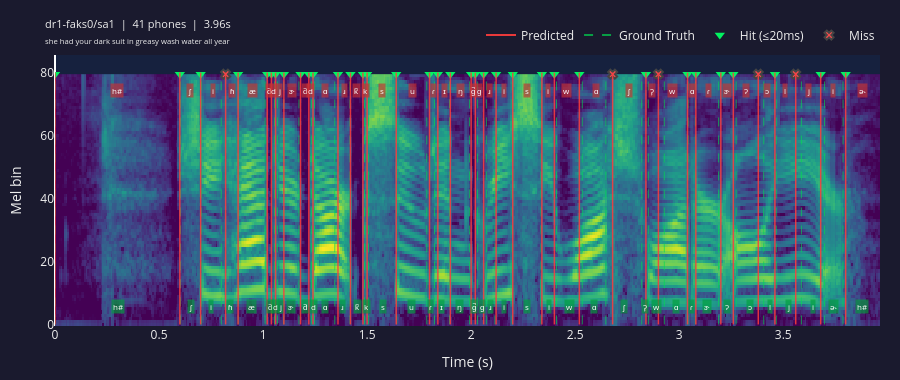

Here is the notebook cell this chart was saved with:
### Code cell
# nbformat>=4.2.0
# plotly
import sys
sys.path.append("/work/nvme/bbjs/sbharadwaj/powsm/xeuspr/")
from src.recipe.segmentation.local.viz_segmentation import HFAudioSource, SegViz
import glob

JSONL_PATTERN="/work/nvme/bbjs/sbharadwaj/powsm/xeuspr/exp/runs/inf_segmentation/seg_pxeus_frac1_0.ontimit/seg_pxeus.greedyTrue.0.jsonl"
audio = HFAudioSource("changelinglab/timit-segment", split="test")
viz = SegViz(audio_src=audio).from_shards(glob.glob(JSONL_PATTERN))
viz.show("dr1-faks0/sa1")     # inline figure in notebook
# viz.export("report.html")       # shareable HTML

### Figure 1 — Plotly figure (JSON) as saved in the notebook; plotly's stock layout.template omitted (floating-point values rounded to 4 significant figures; data arrays with more than 128 entries replaced by an {"elided": "..."} marker saying what was removed)
{"data": [{"colorscale": [[0, "#440154"], [0.1111, "#482878"], [0.2222, "#3e4989"], [0.3333, "#31688e"], [0.4444, "#26828e"], [0.5556, "#1f9e89"], [0.6667, "#35b779"], [0.7778, "#6ece58"], [0.8889, "#b5de2b"], [1, "#fde725"]], "hoverinfo": "skip", "showscale": false, "type": "heatmap", "x": {"elided": "497 float values"}, "y": [0, 1, 2, 3, 4, 5, 6, 7, 8, 9, 10, 11, 12, 13, 14, 15, 16, 17, 18, 19, 20, 21, 22, 23, 24, 25, 26, 27, 28, 29, 30, 31, 32, 33, 34, 35, 36, 37, 38, 39, 40, 41, 42, 43, 44, 45, 46, 47, 48, 49, 50, 51, 52, 53, 54, 55, 56, 57, 58, 59, 60, 61, 62, 63, 64, 65, 66, 67, 68, 69, 70, 71, 72, 73, 74, 75, 76, 77, 78, 79], "z": {"elided": "80x497 float values"}}, {"line": {"color": "rgba(255,60,60,0.9)", "width": 2}, "mode": "lines", "name": "Predicted", "type": "scatter", "x": [null], "y": [null]}, {"line": {"color": "rgba(0,220,80,0.9)", "dash": "dash", "width": 1.5}, "mode": "lines", "name": "Ground Truth", "type": "scatter", "x": [null], "y": [null]}, {"marker": {"color": "rgba(0,255,100,0.95)", "size": 9, "symbol": "triangle-down"}, "mode": "markers", "name": "Hit (≤20ms)", "type": "scatter", "x": [0, 0.6, 0.7, 0.88, 1.02, 1.04, 1.06, 1.1, 1.18, 1.22, 1.24, 1.36, 1.42, 1.48, 1.5, 1.64, 1.8, 1.84, 1.9, 2, 2.02, 2.06, 2.12, 2.2, 2.34, 2.4, 2.52, 2.84, 3.04, 3.08, 3.2, 3.26, 3.46, 3.68, 3.8], "y": [79.5, 79.5, 79.5, 79.5, 79.5, 79.5, 79.5, 79.5, 79.5, 79.5, 79.5, 79.5, 79.5, 79.5, 79.5, 79.5, 79.5, 79.5, 79.5, 79.5, 79.5, 79.5, 79.5, 79.5, 79.5, 79.5, 79.5, 79.5, 79.5, 79.5, 79.5, 79.5, 79.5, 79.5, 79.5]}, {"marker": {"color": "rgba(255,80,80,0.95)", "line": {"width": 2}, "size": 8, "symbol": "x"}, "mode": "markers", "name": "Miss", "type": "scatter", "x": [0.82, 2.68, 2.9, 3.38, 3.56], "y": [79.5, 79.5, 79.5, 79.5, 79.5]}], "layout": {"annotations": [{"bgcolor": "rgba(0,160,60,0.65)", "font": {"color": "white", "size": 8}, "showarrow": false, "text": "h#", "x": 0.3013, "xanchor": "center", "y": 5.6}, {"bgcolor": "rgba(0,160,60,0.65)", "font": {"color": "white", "size": 8}, "showarrow": false, "text": "ʃ", "x": 0.6525, "xanchor": "center", "y": 5.6}, {"bgcolor": "rgba(0,160,60,0.65)", "font": {"color": "white", "size": 8}, "showarrow": false, "text": "i", "x": 0.7507, "xanchor": "center", "y": 5.6}, {"bgcolor": "rgba(0,160,60,0.65)", "font": {"color": "white", "size": 8}, "showarrow": false, "text": "ɦ", "x": 0.8394, "xanchor": "center", "y": 5.6}, {"bgcolor": "rgba(0,160,60,0.65)", "font": {"color": "white", "size": 8}, "showarrow": false, "text": "æ", "x": 0.9448, "xanchor": "center", "y": 5.6}, {"bgcolor": "rgba(0,160,60,0.65)", "font": {"color": "white", "size": 8}, "showarrow": false, "text": "d̚", "x": 1.032, "xanchor": "center", "y": 5.6}, {"bgcolor": "rgba(0,160,60,0.65)", "font": {"color": "white", "size": 8}, "showarrow": false, "text": "d", "x": 1.062, "xanchor": "center", "y": 5.6}, {"bgcolor": "rgba(0,160,60,0.65)", "font": {"color": "white", "size": 8}, "showarrow": false, "text": "j", "x": 1.084, "xanchor": "center", "y": 5.6}, {"bgcolor": "rgba(0,160,60,0.65)", "font": {"color": "white", "size": 8}, "showarrow": false, "text": "ɜ˞", "x": 1.136, "xanchor": "center", "y": 5.6}, {"bgcolor": "rgba(0,160,60,0.65)", "font": {"color": "white", "size": 8}, "showarrow": false, "text": "d̚", "x": 1.203, "xanchor": "center", "y": 5.6}, {"bgcolor": "rgba(0,160,60,0.65)", "font": {"color": "white", "size": 8}, "showarrow": false, "text": "d", "x": 1.24, "xanchor": "center", "y": 5.6}, {"bgcolor": "rgba(0,160,60,0.65)", "font": {"color": "white", "size": 8}, "showarrow": false, "text": "ɑ", "x": 1.296, "xanchor": "center", "y": 5.6}, {"bgcolor": "rgba(0,160,60,0.65)", "font": {"color": "white", "size": 8}, "showarrow": false, "text": "ɹ", "x": 1.381, "xanchor": "center", "y": 5.6}, {"bgcolor": "rgba(0,160,60,0.65)", "font": {"color": "white", "size": 8}, "showarrow": false, "text": "k̚", "x": 1.453, "xanchor": "center", "y": 5.6}, {"bgcolor": "rgba(0,160,60,0.65)", "font": {"color": "white", "size": 8}, "showarrow": false, "text": "k", "x": 1.497, "xanchor": "center", "y": 5.6}, {"bgcolor": "rgba(0,160,60,0.65)", "font": {"color": "white", "size": 8}, "showarrow": false, "text": "s", "x": 1.575, "xanchor": "center", "y": 5.6}, {"bgcolor": "rgba(0,160,60,0.65)", "font": {"color": "white", "size": 8}, "showarrow": false, "text": "u", "x": 1.715, "xanchor": "center", "y": 5.6}, {"bgcolor": "rgba(0,160,60,0.65)", "font": {"color": "white", "size": 8}, "showarrow": false, "text": "ɾ", "x": 1.805, "xanchor": "center", "y": 5.6}, {"bgcolor": "rgba(0,160,60,0.65)", "font": {"color": "white", "size": 8}, "showarrow": false, "text": "ɪ", "x": 1.86, "xanchor": "center", "y": 5.6}, {"bgcolor": "rgba(0,160,60,0.65)", "font": {"color": "white", "size": 8}, "showarrow": false, "text": "ŋ", "x": 1.944, "xanchor": "center", "y": 5.6}, {"bgcolor": "rgba(0,160,60,0.65)", "font": {"color": "white", "size": 8}, "showarrow": false, "text": "ɡ̚", "x": 2.012, "xanchor": "center", "y": 5.6}, {"bgcolor": "rgba(0,160,60,0.65)", "font": {"color": "white", "size": 8}, "showarrow": false, "text": "ɡ", "x": 2.052, "xanchor": "center", "y": 5.6}, {"bgcolor": "rgba(0,160,60,0.65)", "font": {"color": "white", "size": 8}, "showarrow": false, "text": "ɹ", "x": 2.094, "xanchor": "center", "y": 5.6}, {"bgcolor": "rgba(0,160,60,0.65)", "font": {"color": "white", "size": 8}, "showarrow": false, "text": "i", "x": 2.156, "xanchor": "center", "y": 5.6}, {"bgcolor": "rgba(0,160,60,0.65)", "font": {"color": "white", "size": 8}, "showarrow": false, "text": "s", "x": 2.266, "xanchor": "center", "y": 5.6}, {"bgcolor": "rgba(0,160,60,0.65)", "font": {"color": "white", "size": 8}, "showarrow": false, "text": "i", "x": 2.373, "xanchor": "center", "y": 5.6}, {"bgcolor": "rgba(0,160,60,0.65)", "font": {"color": "white", "size": 8}, "showarrow": false, "text": "w", "x": 2.472, "xanchor": "center", "y": 5.6}, {"bgcolor": "rgba(0,160,60,0.65)", "font": {"color": "white", "size": 8}, "showarrow": false, "text": "ɑ", "x": 2.591, "xanchor": "center", "y": 5.6}, {"bgcolor": "rgba(0,160,60,0.65)", "font": {"color": "white", "size": 8}, "showarrow": false, "text": "ʃ", "x": 2.734, "xanchor": "center", "y": 5.6}, {"bgcolor": "rgba(0,160,60,0.65)", "font": {"color": "white", "size": 8}, "showarrow": false, "text": "ʔ̞", "x": 2.836, "xanchor": "center", "y": 5.6}, {"bgcolor": "rgba(0,160,60,0.65)", "font": {"color": "white", "size": 8}, "showarrow": false, "text": "w", "x": 2.89, "xanchor": "center", "y": 5.6}, {"bgcolor": "rgba(0,160,60,0.65)", "font": {"color": "white", "size": 8}, "showarrow": false, "text": "ɑ", "x": 2.985, "xanchor": "center", "y": 5.6}, {"bgcolor": "rgba(0,160,60,0.65)", "font": {"color": "white", "size": 8}, "showarrow": false, "text": "ɾ", "x": 3.06, "xanchor": "center", "y": 5.6}, {"bgcolor": "rgba(0,160,60,0.65)", "font": {"color": "white", "size": 8}, "showarrow": false, "text": "ɜ˞", "x": 3.134, "xanchor": "center", "y": 5.6}, {"bgcolor": "rgba(0,160,60,0.65)", "font": {"color": "white", "size": 8}, "showarrow": false, "text": "ʔ", "x": 3.232, "xanchor": "center", "y": 5.6}, {"bgcolor": "rgba(0,160,60,0.65)", "font": {"color": "white", "size": 8}, "showarrow": false, "text": "ɔ", "x": 3.34, "xanchor": "center", "y": 5.6}, {"bgcolor": "rgba(0,160,60,0.65)", "font": {"color": "white", "size": 8}, "showarrow": false, "text": "l", "x": 3.436, "xanchor": "center", "y": 5.6}, {"bgcolor": "rgba(0,160,60,0.65)", "font": {"color": "white", "size": 8}, "showarrow": false, "text": "j", "x": 3.527, "xanchor": "center", "y": 5.6}, {"bgcolor": "rgba(0,160,60,0.65)", "font": {"color": "white", "size": 8}, "showarrow": false, "text": "i", "x": 3.643, "xanchor": "center", "y": 5.6}, {"bgcolor": "rgba(0,160,60,0.65)", "font": {"color": "white", "size": 8}, "showarrow": false, "text": "ə˞", "x": 3.743, "xanchor": "center", "y": 5.6}, {"bgcolor": "rgba(0,160,60,0.65)", "font": {"color": "white", "size": 8}, "showarrow": false, "text": "h#", "x": 3.876, "xanchor": "center", "y": 5.6}, {"bgcolor": "rgba(200,50,50,0.65)", "font": {"color": "white", "size": 8}, "showarrow": false, "text": "h#", "x": 0.3, "xanchor": "center", "y": 74.4}, {"bgcolor": "rgba(200,50,50,0.65)", "font": {"color": "white", "size": 8}, "showarrow": false, "text": "ʃ", "x": 0.65, "xanchor": "center", "y": 74.4}, {"bgcolor": "rgba(200,50,50,0.65)", "font": {"color": "white", "size": 8}, "showarrow": false, "text": "i", "x": 0.76, "xanchor": "center", "y": 74.4}, {"bgcolor": "rgba(200,50,50,0.65)", "font": {"color": "white", "size": 8}, "showarrow": false, "text": "ɦ", "x": 0.85, "xanchor": "center", "y": 74.4}, {"bgcolor": "rgba(200,50,50,0.65)", "font": {"color": "white", "size": 8}, "showarrow": false, "text": "æ", "x": 0.95, "xanchor": "center", "y": 74.4}, {"bgcolor": "rgba(200,50,50,0.65)", "font": {"color": "white", "size": 8}, "showarrow": false, "text": "d̚", "x": 1.03, "xanchor": "center", "y": 74.4}, {"bgcolor": "rgba(200,50,50,0.65)", "font": {"color": "white", "size": 8}, "showarrow": false, "text": "d", "x": 1.05, "xanchor": "center", "y": 74.4}, {"bgcolor": "rgba(200,50,50,0.65)", "font": {"color": "white", "size": 8}, "showarrow": false, "text": "j", "x": 1.08, "xanchor": "center", "y": 74.4}, {"bgcolor": "rgba(200,50,50,0.65)", "font": {"color": "white", "size": 8}, "showarrow": false, "text": "ɜ˞", "x": 1.14, "xanchor": "center", "y": 74.4}, {"bgcolor": "rgba(200,50,50,0.65)", "font": {"color": "white", "size": 8}, "showarrow": false, "text": "d̚", "x": 1.2, "xanchor": "center", "y": 74.4}, {"bgcolor": "rgba(200,50,50,0.65)", "font": {"color": "white", "size": 8}, "showarrow": false, "text": "d", "x": 1.23, "xanchor": "center", "y": 74.4}, {"bgcolor": "rgba(200,50,50,0.65)", "font": {"color": "white", "size": 8}, "showarrow": false, "text": "ɑ", "x": 1.3, "xanchor": "center", "y": 74.4}, {"bgcolor": "rgba(200,50,50,0.65)", "font": {"color": "white", "size": 8}, "showarrow": false, "text": "ɹ", "x": 1.39, "xanchor": "center", "y": 74.4}, {"bgcolor": "rgba(200,50,50,0.65)", "font": {"color": "white", "size": 8}, "showarrow": false, "text": "k̚", "x": 1.45, "xanchor": "center", "y": 74.4}, {"bgcolor": "rgba(200,50,50,0.65)", "font": {"color": "white", "size": 8}, "showarrow": false, "text": "k", "x": 1.49, "xanchor": "center", "y": 74.4}, {"bgcolor": "rgba(200,50,50,0.65)", "font": {"color": "white", "size": 8}, "showarrow": false, "text": "s", "x": 1.57, "xanchor": "center", "y": 74.4}, {"bgcolor": "rgba(200,50,50,0.65)", "font": {"color": "white", "size": 8}, "showarrow": false, "text": "u", "x": 1.72, "xanchor": "center", "y": 74.4}, {"bgcolor": "rgba(200,50,50,0.65)", "font": {"color": "white", "size": 8}, "showarrow": false, "text": "ɾ", "x": 1.82, "xanchor": "center", "y": 74.4}, {"bgcolor": "rgba(200,50,50,0.65)", "font": {"color": "white", "size": 8}, "showarrow": false, "text": "ɪ", "x": 1.87, "xanchor": "center", "y": 74.4}, {"bgcolor": "rgba(200,50,50,0.65)", "font": {"color": "white", "size": 8}, "showarrow": false, "text": "ŋ", "x": 1.95, "xanchor": "center", "y": 74.4}, {"bgcolor": "rgba(200,50,50,0.65)", "font": {"color": "white", "size": 8}, "showarrow": false, "text": "ɡ̚", "x": 2.01, "xanchor": "center", "y": 74.4}, {"bgcolor": "rgba(200,50,50,0.65)", "font": {"color": "white", "size": 8}, "showarrow": false, "text": "ɡ", "x": 2.04, "xanchor": "center", "y": 74.4}, {"bgcolor": "rgba(200,50,50,0.65)", "font": {"color": "white", "size": 8}, "showarrow": false, "text": "ɹ", "x": 2.09, "xanchor": "center", "y": 74.4}, {"bgcolor": "rgba(200,50,50,0.65)", "font": {"color": "white", "size": 8}, "showarrow": false, "text": "i", "x": 2.16, "xanchor": "center", "y": 74.4}, {"bgcolor": "rgba(200,50,50,0.65)", "font": {"color": "white", "size": 8}, "showarrow": false, "text": "s", "x": 2.27, "xanchor": "center", "y": 74.4}, {"bgcolor": "rgba(200,50,50,0.65)", "font": {"color": "white", "size": 8}, "showarrow": false, "text": "i", "x": 2.37, "xanchor": "center", "y": 74.4}, {"bgcolor": "rgba(200,50,50,0.65)", "font": {"color": "white", "size": 8}, "showarrow": false, "text": "w", "x": 2.46, "xanchor": "center", "y": 74.4}, {"bgcolor": "rgba(200,50,50,0.65)", "font": {"color": "white", "size": 8}, "showarrow": false, "text": "ɑ", "x": 2.6, "xanchor": "center", "y": 74.4}, {"bgcolor": "rgba(200,50,50,0.65)", "font": {"color": "white", "size": 8}, "showarrow": false, "text": "ʃ", "x": 2.76, "xanchor": "center", "y": 74.4}, {"bgcolor": "rgba(200,50,50,0.65)", "font": {"color": "white", "size": 8}, "showarrow": false, "text": "ʔ̞", "x": 2.87, "xanchor": "center", "y": 74.4}, {"bgcolor": "rgba(200,50,50,0.65)", "font": {"color": "white", "size": 8}, "showarrow": false, "text": "w", "x": 2.97, "xanchor": "center", "y": 74.4}, {"bgcolor": "rgba(200,50,50,0.65)", "font": {"color": "white", "size": 8}, "showarrow": false, "text": "ɑ", "x": 3.06, "xanchor": "center", "y": 74.4}, {"bgcolor": "rgba(200,50,50,0.65)", "font": {"color": "white", "size": 8}, "showarrow": false, "text": "ɾ", "x": 3.14, "xanchor": "center", "y": 74.4}, {"bgcolor": "rgba(200,50,50,0.65)", "font": {"color": "white", "size": 8}, "showarrow": false, "text": "ɜ˞", "x": 3.23, "xanchor": "center", "y": 74.4}, {"bgcolor": "rgba(200,50,50,0.65)", "font": {"color": "white", "size": 8}, "showarrow": false, "text": "ʔ", "x": 3.32, "xanchor": "center", "y": 74.4}, {"bgcolor": "rgba(200,50,50,0.65)", "font": {"color": "white", "size": 8}, "showarrow": false, "text": "ɔ", "x": 3.42, "xanchor": "center", "y": 74.4}, {"bgcolor": "rgba(200,50,50,0.65)", "font": {"color": "white", "size": 8}, "showarrow": false, "text": "l", "x": 3.51, "xanchor": "center", "y": 74.4}, {"bgcolor": "rgba(200,50,50,0.65)", "font": {"color": "white", "size": 8}, "showarrow": false, "text": "j", "x": 3.62, "xanchor": "center", "y": 74.4}, {"bgcolor": "rgba(200,50,50,0.65)", "font": {"color": "white", "size": 8}, "showarrow": false, "text": "i", "x": 3.74, "xanchor": "center", "y": 74.4}, {"bgcolor": "rgba(200,50,50,0.65)", "font": {"color": "white", "size": 8}, "showarrow": false, "text": "ə˞", "x": 3.88, "xanchor": "center", "y": 74.4}], "font": {"color": "#eee"}, "height": 380, "legend": {"orientation": "h", "x": 1, "xanchor": "right", "y": 1.02, "yanchor": "bottom"}, "margin": {"b": 50, "l": 55, "r": 20, "t": 55}, "paper_bgcolor": "#1a1a2e", "plot_bgcolor": "#16213e", "shapes": [{"layer": "above", "line": {"color": "rgba(0,220,80,0.65)", "dash": "dash", "width": 1}, "type": "line", "x0": 0, "x1": 0, "y0": 0, "y1": 80}, {"layer": "above", "line": {"color": "rgba(0,220,80,0.65)", "dash": "dash", "width": 1}, "type": "line", "x0": 0.6025, "x1": 0.6025, "y0": 0, "y1": 80}, {"layer": "above", "line": {"color": "rgba(0,220,80,0.65)", "dash": "dash", "width": 1}, "type": "line", "x0": 0.7025, "x1": 0.7025, "y0": 0, "y1": 80}, {"layer": "above", "line": {"color": "rgba(0,220,80,0.65)", "dash": "dash", "width": 1}, "type": "line", "x0": 0.7989, "x1": 0.7989, "y0": 0, "y1": 80}, {"layer": "above", "line": {"color": "rgba(0,220,80,0.65)", "dash": "dash", "width": 1}, "type": "line", "x0": 0.8799, "x1": 0.8799, "y0": 0, "y1": 80}, {"layer": "above", "line": {"color": "rgba(0,220,80,0.65)", "dash": "dash", "width": 1}, "type": "line", "x0": 1.01, "x1": 1.01, "y0": 0, "y1": 80}, {"layer": "above", "line": {"color": "rgba(0,220,80,0.65)", "dash": "dash", "width": 1}, "type": "line", "x0": 1.055, "x1": 1.055, "y0": 0, "y1": 80}, {"layer": "above", "line": {"color": "rgba(0,220,80,0.65)", "dash": "dash", "width": 1}, "type": "line", "x0": 1.069, "x1": 1.069, "y0": 0, "y1": 80}, {"layer": "above", "line": {"color": "rgba(0,220,80,0.65)", "dash": "dash", "width": 1}, "type": "line", "x0": 1.099, "x1": 1.099, "y0": 0, "y1": 80}, {"layer": "above", "line": {"color": "rgba(0,220,80,0.65)", "dash": "dash", "width": 1}, "type": "line", "x0": 1.173, "x1": 1.173, "y0": 0, "y1": 80}, {"layer": "above", "line": {"color": "rgba(0,220,80,0.65)", "dash": "dash", "width": 1}, "type": "line", "x0": 1.232, "x1": 1.232, "y0": 0, "y1": 80}, {"layer": "above", "line": {"color": "rgba(0,220,80,0.65)", "dash": "dash", "width": 1}, "type": "line", "x0": 1.248, "x1": 1.248, "y0": 0, "y1": 80}, {"layer": "above", "line": {"color": "rgba(0,220,80,0.65)", "dash": "dash", "width": 1}, "type": "line", "x0": 1.345, "x1": 1.345, "y0": 0, "y1": 80}, {"layer": "above", "line": {"color": "rgba(0,220,80,0.65)", "dash": "dash", "width": 1}, "type": "line", "x0": 1.417, "x1": 1.417, "y0": 0, "y1": 80}, {"layer": "above", "line": {"color": "rgba(0,220,80,0.65)", "dash": "dash", "width": 1}, "type": "line", "x0": 1.488, "x1": 1.488, "y0": 0, "y1": 80}, {"layer": "above", "line": {"color": "rgba(0,220,80,0.65)", "dash": "dash", "width": 1}, "type": "line", "x0": 1.506, "x1": 1.506, "y0": 0, "y1": 80}, {"layer": "above", "line": {"color": "rgba(0,220,80,0.65)", "dash": "dash", "width": 1}, "type": "line", "x0": 1.643, "x1": 1.643, "y0": 0, "y1": 80}, {"layer": "above", "line": {"color": "rgba(0,220,80,0.65)", "dash": "dash", "width": 1}, "type": "line", "x0": 1.787, "x1": 1.787, "y0": 0, "y1": 80}, {"layer": "above", "line": {"color": "rgba(0,220,80,0.65)", "dash": "dash", "width": 1}, "type": "line", "x0": 1.824, "x1": 1.824, "y0": 0, "y1": 80}, {"layer": "above", "line": {"color": "rgba(0,220,80,0.65)", "dash": "dash", "width": 1}, "type": "line", "x0": 1.896, "x1": 1.896, "y0": 0, "y1": 80}, {"layer": "above", "line": {"color": "rgba(0,220,80,0.65)", "dash": "dash", "width": 1}, "type": "line", "x0": 1.992, "x1": 1.992, "y0": 0, "y1": 80}, {"layer": "above", "line": {"color": "rgba(0,220,80,0.65)", "dash": "dash", "width": 1}, "type": "line", "x0": 2.031, "x1": 2.031, "y0": 0, "y1": 80}, {"layer": "above", "line": {"color": "rgba(0,220,80,0.65)", "dash": "dash", "width": 1}, "type": "line", "x0": 2.073, "x1": 2.073, "y0": 0, "y1": 80}, {"layer": "above", "line": {"color": "rgba(0,220,80,0.65)", "dash": "dash", "width": 1}, "type": "line", "x0": 2.114, "x1": 2.114, "y0": 0, "y1": 80}, {"layer": "above", "line": {"color": "rgba(0,220,80,0.65)", "dash": "dash", "width": 1}, "type": "line", "x0": 2.197, "x1": 2.197, "y0": 0, "y1": 80}, {"layer": "above", "line": {"color": "rgba(0,220,80,0.65)", "dash": "dash", "width": 1}, "type": "line", "x0": 2.336, "x1": 2.336, "y0": 0, "y1": 80}, {"layer": "above", "line": {"color": "rgba(0,220,80,0.65)", "dash": "dash", "width": 1}, "type": "line", "x0": 2.41, "x1": 2.41, "y0": 0, "y1": 80}, {"layer": "above", "line": {"color": "rgba(0,220,80,0.65)", "dash": "dash", "width": 1}, "type": "line", "x0": 2.534, "x1": 2.534, "y0": 0, "y1": 80}, {"layer": "above", "line": {"color": "rgba(0,220,80,0.65)", "dash": "dash", "width": 1}, "type": "line", "x0": 2.647, "x1": 2.647, "y0": 0, "y1": 80}, {"layer": "above", "line": {"color": "rgba(0,220,80,0.65)", "dash": "dash", "width": 1}, "type": "line", "x0": 2.82, "x1": 2.82, "y0": 0, "y1": 80}, {"layer": "above", "line": {"color": "rgba(0,220,80,0.65)", "dash": "dash", "width": 1}, "type": "line", "x0": 2.852, "x1": 2.852, "y0": 0, "y1": 80}, {"layer": "above", "line": {"color": "rgba(0,220,80,0.65)", "dash": "dash", "width": 1}, "type": "line", "x0": 2.928, "x1": 2.928, "y0": 0, "y1": 80}, {"layer": "above", "line": {"color": "rgba(0,220,80,0.65)", "dash": "dash", "width": 1}, "type": "line", "x0": 3.042, "x1": 3.042, "y0": 0, "y1": 80}, {"layer": "above", "line": {"color": "rgba(0,220,80,0.65)", "dash": "dash", "width": 1}, "type": "line", "x0": 3.078, "x1": 3.078, "y0": 0, "y1": 80}, {"layer": "above", "line": {"color": "rgba(0,220,80,0.65)", "dash": "dash", "width": 1}, "type": "line", "x0": 3.19, "x1": 3.19, "y0": 0, "y1": 80}, {"layer": "above", "line": {"color": "rgba(0,220,80,0.65)", "dash": "dash", "width": 1}, "type": "line", "x0": 3.274, "x1": 3.274, "y0": 0, "y1": 80}, {"layer": "above", "line": {"color": "rgba(0,220,80,0.65)", "dash": "dash", "width": 1}, "type": "line", "x0": 3.406, "x1": 3.406, "y0": 0, "y1": 80}, {"layer": "above", "line": {"color": "rgba(0,220,80,0.65)", "dash": "dash", "width": 1}, "type": "line", "x0": 3.466, "x1": 3.466, "y0": 0, "y1": 80}, {"layer": "above", "line": {"color": "rgba(0,220,80,0.65)", "dash": "dash", "width": 1}, "type": "line", "x0": 3.587, "x1": 3.587, "y0": 0, "y1": 80}, {"layer": "above", "line": {"color": "rgba(0,220,80,0.65)", "dash": "dash", "width": 1}, "type": "line", "x0": 3.699, "x1": 3.699, "y0": 0, "y1": 80}, {"layer": "above", "line": {"color": "rgba(0,220,80,0.65)", "dash": "dash", "width": 1}, "type": "line", "x0": 3.788, "x1": 3.788, "y0": 0, "y1": 80}, {"layer": "above", "line": {"color": "rgba(255,60,60,0.85)", "width": 1.5}, "type": "line", "x0": 0, "x1": 0, "y0": 0, "y1": 80}, {"layer": "above", "line": {"color": "rgba(255,60,60,0.85)", "width": 1.5}, "type": "line", "x0": 0.6, "x1": 0.6, "y0": 0, "y1": 80}, {"layer": "above", "line": {"color": "rgba(255,60,60,0.85)", "width": 1.5}, "type": "line", "x0": 0.7, "x1": 0.7, "y0": 0, "y1": 80}, {"layer": "above", "line": {"color": "rgba(255,60,60,0.85)", "width": 1.5}, "type": "line", "x0": 0.82, "x1": 0.82, "y0": 0, "y1": 80}, {"layer": "above", "line": {"color": "rgba(255,60,60,0.85)", "width": 1.5}, "type": "line", "x0": 0.88, "x1": 0.88, "y0": 0, "y1": 80}, {"layer": "above", "line": {"color": "rgba(255,60,60,0.85)", "width": 1.5}, "type": "line", "x0": 1.02, "x1": 1.02, "y0": 0, "y1": 80}, {"layer": "above", "line": {"color": "rgba(255,60,60,0.85)", "width": 1.5}, "type": "line", "x0": 1.04, "x1": 1.04, "y0": 0, "y1": 80}, {"layer": "above", "line": {"color": "rgba(255,60,60,0.85)", "width": 1.5}, "type": "line", "x0": 1.06, "x1": 1.06, "y0": 0, "y1": 80}, {"layer": "above", "line": {"color": "rgba(255,60,60,0.85)", "width": 1.5}, "type": "line", "x0": 1.1, "x1": 1.1, "y0": 0, "y1": 80}, {"layer": "above", "line": {"color": "rgba(255,60,60,0.85)", "width": 1.5}, "type": "line", "x0": 1.18, "x1": 1.18, "y0": 0, "y1": 80}, {"layer": "above", "line": {"color": "rgba(255,60,60,0.85)", "width": 1.5}, "type": "line", "x0": 1.22, "x1": 1.22, "y0": 0, "y1": 80}, {"layer": "above", "line": {"color": "rgba(255,60,60,0.85)", "width": 1.5}, "type": "line", "x0": 1.24, "x1": 1.24, "y0": 0, "y1": 80}, {"layer": "above", "line": {"color": "rgba(255,60,60,0.85)", "width": 1.5}, "type": "line", "x0": 1.36, "x1": 1.36, "y0": 0, "y1": 80}, {"layer": "above", "line": {"color": "rgba(255,60,60,0.85)", "width": 1.5}, "type": "line", "x0": 1.42, "x1": 1.42, "y0": 0, "y1": 80}, {"layer": "above", "line": {"color": "rgba(255,60,60,0.85)", "width": 1.5}, "type": "line", "x0": 1.48, "x1": 1.48, "y0": 0, "y1": 80}, {"layer": "above", "line": {"color": "rgba(255,60,60,0.85)", "width": 1.5}, "type": "line", "x0": 1.5, "x1": 1.5, "y0": 0, "y1": 80}, {"layer": "above", "line": {"color": "rgba(255,60,60,0.85)", "width": 1.5}, "type": "line", "x0": 1.64, "x1": 1.64, "y0": 0, "y1": 80}, {"layer": "above", "line": {"color": "rgba(255,60,60,0.85)", "width": 1.5}, "type": "line", "x0": 1.8, "x1": 1.8, "y0": 0, "y1": 80}, {"layer": "above", "line": {"color": "rgba(255,60,60,0.85)", "width": 1.5}, "type": "line", "x0": 1.84, "x1": 1.84, "y0": 0, "y1": 80}, {"layer": "above", "line": {"color": "rgba(255,60,60,0.85)", "width": 1.5}, "type": "line", "x0": 1.9, "x1": 1.9, "y0": 0, "y1": 80}, {"layer": "above", "line": {"color": "rgba(255,60,60,0.85)", "width": 1.5}, "type": "line", "x0": 2, "x1": 2, "y0": 0, "y1": 80}, {"layer": "above", "line": {"color": "rgba(255,60,60,0.85)", "width": 1.5}, "type": "line", "x0": 2.02, "x1": 2.02, "y0": 0, "y1": 80}, {"layer": "above", "line": {"color": "rgba(255,60,60,0.85)", "width": 1.5}, "type": "line", "x0": 2.06, "x1": 2.06, "y0": 0, "y1": 80}, {"layer": "above", "line": {"color": "rgba(255,60,60,0.85)", "width": 1.5}, "type": "line", "x0": 2.12, "x1": 2.12, "y0": 0, "y1": 80}, {"layer": "above", "line": {"color": "rgba(255,60,60,0.85)", "width": 1.5}, "type": "line", "x0": 2.2, "x1": 2.2, "y0": 0, "y1": 80}, {"layer": "above", "line": {"color": "rgba(255,60,60,0.85)", "width": 1.5}, "type": "line", "x0": 2.34, "x1": 2.34, "y0": 0, "y1": 80}, {"layer": "above", "line": {"color": "rgba(255,60,60,0.85)", "width": 1.5}, "type": "line", "x0": 2.4, "x1": 2.4, "y0": 0, "y1": 80}, {"layer": "above", "line": {"color": "rgba(255,60,60,0.85)", "width": 1.5}, "type": "line", "x0": 2.52, "x1": 2.52, "y0": 0, "y1": 80}, {"layer": "above", "line": {"color": "rgba(255,60,60,0.85)", "width": 1.5}, "type": "line", "x0": 2.68, "x1": 2.68, "y0": 0, "y1": 80}, {"layer": "above", "line": {"color": "rgba(255,60,60,0.85)", "width": 1.5}, "type": "line", "x0": 2.84, "x1": 2.84, "y0": 0, "y1": 80}, {"layer": "above", "line": {"color": "rgba(255,60,60,0.85)", "width": 1.5}, "type": "line", "x0": 2.9, "x1": 2.9, "y0": 0, "y1": 80}, {"layer": "above", "line": {"color": "rgba(255,60,60,0.85)", "width": 1.5}, "type": "line", "x0": 3.04, "x1": 3.04, "y0": 0, "y1": 80}, {"layer": "above", "line": {"color": "rgba(255,60,60,0.85)", "width": 1.5}, "type": "line", "x0": 3.08, "x1": 3.08, "y0": 0, "y1": 80}, {"layer": "above", "line": {"color": "rgba(255,60,60,0.85)", "width": 1.5}, "type": "line", "x0": 3.2, "x1": 3.2, "y0": 0, "y1": 80}, {"layer": "above", "line": {"color": "rgba(255,60,60,0.85)", "width": 1.5}, "type": "line", "x0": 3.26, "x1": 3.26, "y0": 0, "y1": 80}, {"layer": "above", "line": {"color": "rgba(255,60,60,0.85)", "width": 1.5}, "type": "line", "x0": 3.38, "x1": 3.38, "y0": 0, "y1": 80}, {"layer": "above", "line": {"color": "rgba(255,60,60,0.85)", "width": 1.5}, "type": "line", "x0": 3.46, "x1": 3.46, "y0": 0, "y1": 80}, {"layer": "above", "line": {"color": "rgba(255,60,60,0.85)", "width": 1.5}, "type": "line", "x0": 3.56, "x1": 3.56, "y0": 0, "y1": 80}, {"layer": "above", "line": {"color": "rgba(255,60,60,0.85)", "width": 1.5}, "type": "line", "x0": 3.68, "x1": 3.68, "y0": 0, "y1": 80}, {"layer": "above", "line": {"color": "rgba(255,60,60,0.85)", "width": 1.5}, "type": "line", "x0": 3.8, "x1": 3.8, "y0": 0, "y1": 80}], "title": {"font": {"size": 11}, "text": "dr1-faks0/sa1  |  41 phones  |  3.96s<br><sub>she had your dark suit in greasy wash water all year</sub>"}, "xaxis": {"range": [0, 3.965], "showgrid": false, "title": {"text": "Time (s)"}}, "yaxis": {"showgrid": false, "title": {"text": "Mel bin"}}}}
